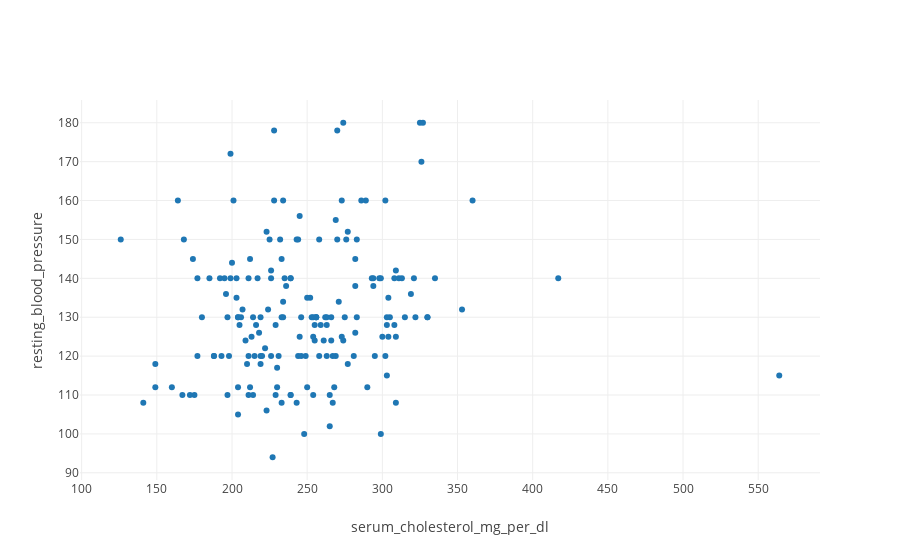

Write notebook code for a chart like this one.
### Markdown cell above
## Cluster subsample visualization

### Code cell
x = features['serum_cholesterol_mg_per_dl']
y = features['resting_blood_pressure']

trace = [go.Scatter(
    x = x,
    y = y,
    name = 'data',
    mode = 'markers',
    hoverinfo = 'text',
    text = ['x: %s<br>y: %s' % (x_i, y_i) for x_i, y_i in zip(x, y)]
)]

layout = go.Layout(
    xaxis = dict({'title': xlab}),
    yaxis = dict({'title': ylab})
)

fig = go.Figure(data=trace, layout=layout)
iplot(fig, layout)

### Figure 1 — Plotly figure (JSON) as saved in the notebook; plotly's stock layout.template omitted (floating-point values rounded to 4 significant figures; data arrays with more than 128 entries replaced by an {"elided": "..."} marker saying what was removed)
{"data": [{"hoverinfo": "text", "mode": "markers", "name": "data", "text": {"elided": "180 str values"}, "type": "scatter", "x": {"elided": "180 int values"}, "y": {"elided": "180 int values"}}], "layout": {"xaxis": {"title": "serum_cholesterol_mg_per_dl"}, "yaxis": {"title": "resting_blood_pressure"}}}
